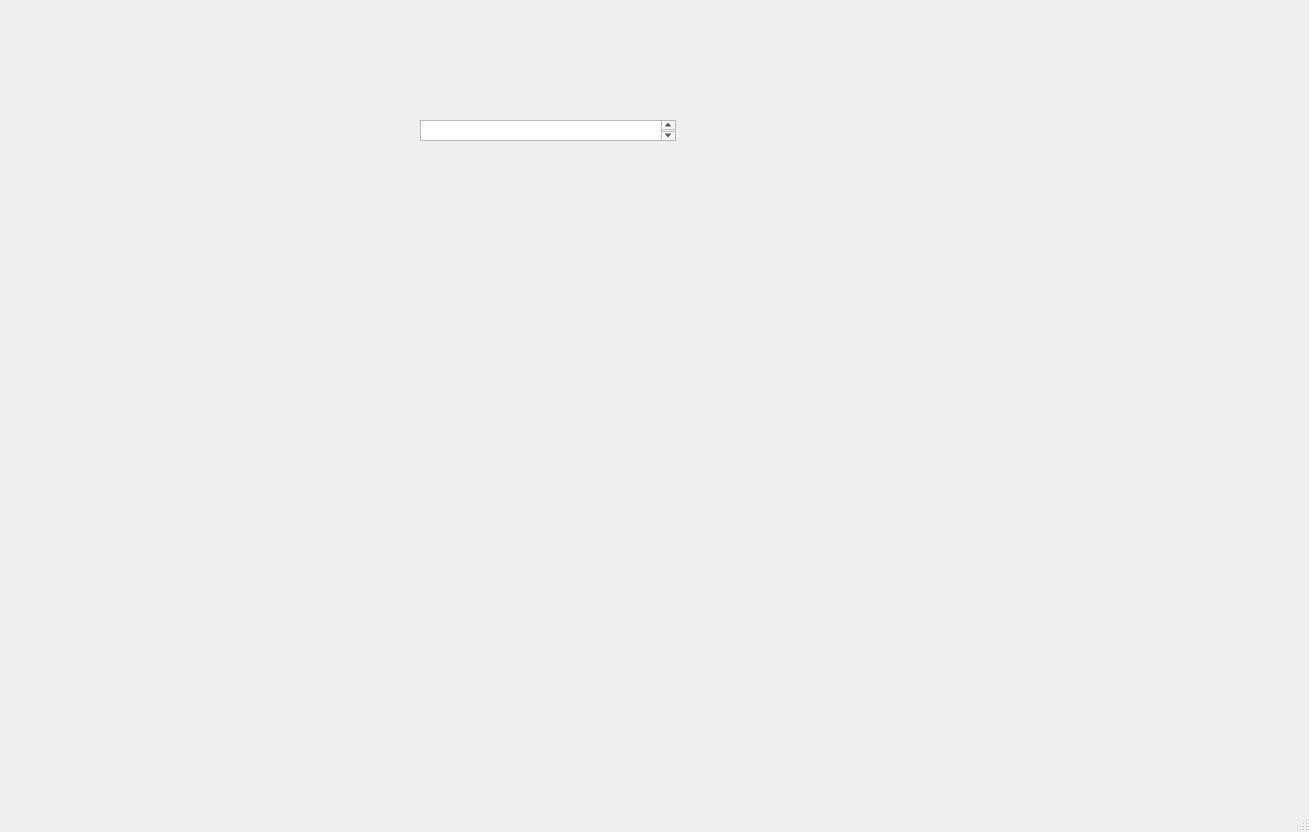
<?xml version="1.0" encoding="UTF-8"?>
<ui version="4.0">
 <class>MainWindow</class>
 <widget class="QMainWindow" name="MainWindow">
  <property name="geometry">
   <rect>
    <x>0</x>
    <y>0</y>
    <width>1309</width>
    <height>832</height>
   </rect>
  </property>
  <property name="windowTitle">
   <string>MainWindow</string>
  </property>
  <widget class="QWidget" name="centralwidget">
   <widget class="QTextBrowser" name="textBrowser">
    <property name="geometry">
     <rect>
      <x>420</x>
      <y>120</y>
      <width>256</width>
      <height>21</height>
     </rect>
    </property>
   </widget>
   <widget class="QWidget" name="verticalLayoutWidget">
    <property name="geometry">
     <rect>
      <x>40</x>
      <y>500</y>
      <width>1241</width>
      <height>261</height>
     </rect>
    </property>
    <layout class="QVBoxLayout" name="verticalLayout">
     <item>
      <widget class="QWidget" name="video_input" native="true">
       <property name="maximumSize">
        <size>
         <width>16777206</width>
         <height>16777215</height>
        </size>
       </property>
      </widget>
     </item>
    </layout>
   </widget>
  </widget>
  <widget class="QMenuBar" name="menubar">
   <property name="geometry">
    <rect>
     <x>0</x>
     <y>0</y>
     <width>1309</width>
     <height>27</height>
    </rect>
   </property>
  </widget>
  <widget class="QStatusBar" name="statusbar"/>
 </widget>
 <resources/>
 <connections/>
</ui>
